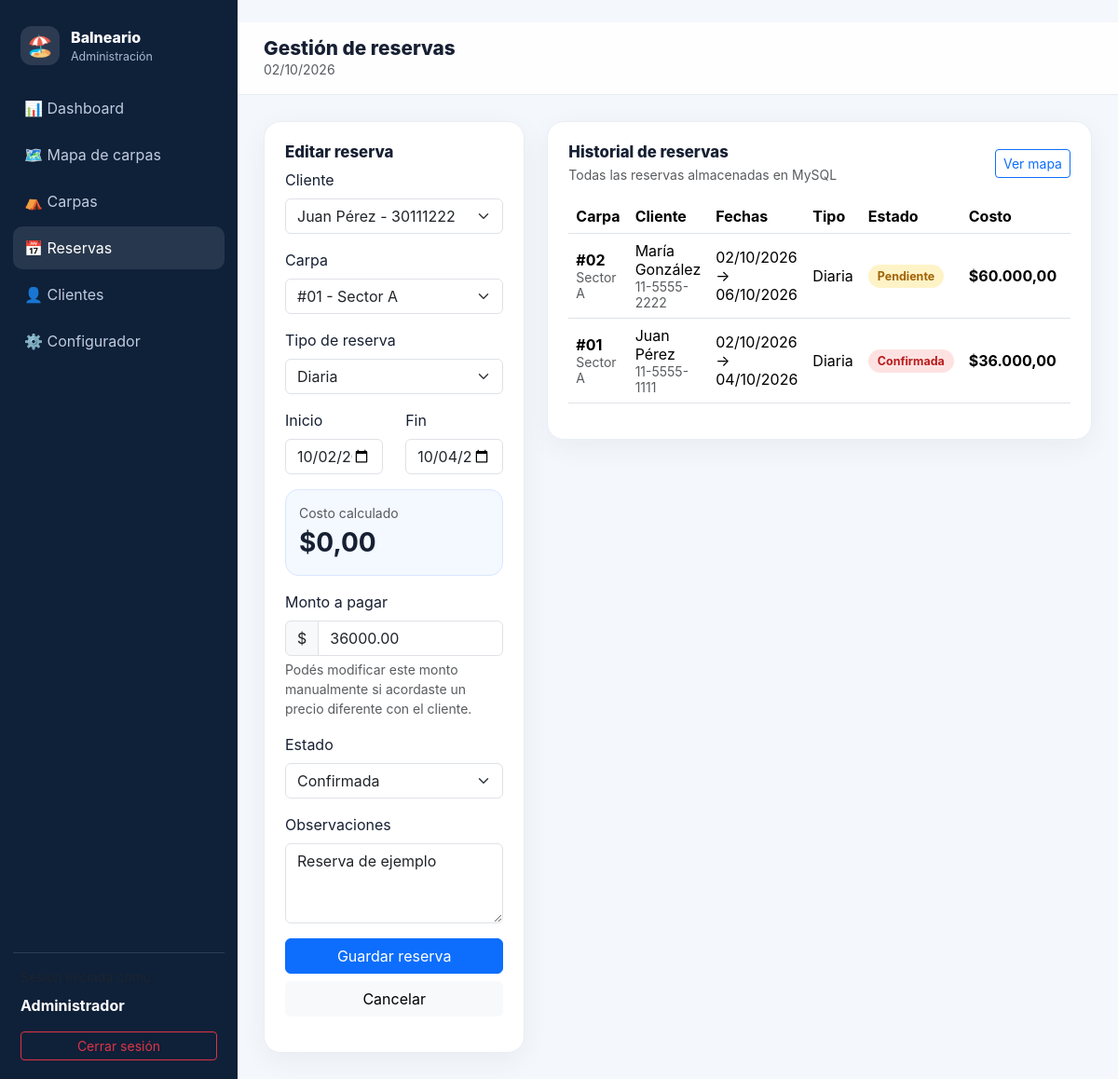
Screenshot of /reservas.php?editar=1 (signed in) with the database file from the repository.
### tables this page shows
CREATE TABLE reservas (
    id INT AUTO_INCREMENT PRIMARY KEY,
    carpa_id INT NOT NULL,
    cliente_id INT NOT NULL,
    tipo_reserva ENUM('diaria','quincenal','mensual','temporada') NOT NULL DEFAULT 'diaria',
    fecha_inicio DATE NOT NULL,
    fecha_fin DATE NOT NULL,
    estado ENUM('pendiente','confirmada','cancelada','finalizada') NOT NULL DEFAULT 'pendiente',
    costo_total DECIMAL(12,2) NOT NULL DEFAULT 0,
    observaciones TEXT,
    creado_en TIMESTAMP DEFAULT CURRENT_TIMESTAMP,
    actualizado_en TIMESTAMP DEFAULT CURRENT_TIMESTAMP ON UPDATE CURRENT_TIMESTAMP,
    CONSTRAINT fk_reserva_carpa FOREIGN KEY (carpa_id) REFERENCES carpas(id) ON DELETE RESTRICT,
    CONSTRAINT fk_reserva_cliente FOREIGN KEY (cliente_id) REFERENCES clientes(id) ON DELETE RESTRICT,
    INDEX idx_reserva_fechas (fecha_inicio, fecha_fin),
    INDEX idx_reserva_estado (estado)
);

CREATE TABLE clientes (
    id INT AUTO_INCREMENT PRIMARY KEY,
    nombre VARCHAR(120) NOT NULL,
    dni VARCHAR(30) NOT NULL UNIQUE,
    telefono VARCHAR(40) DEFAULT '',
    email VARCHAR(120) DEFAULT '',
    creado_en TIMESTAMP DEFAULT CURRENT_TIMESTAMP
);

CREATE TABLE carpas (
    id INT AUTO_INCREMENT PRIMARY KEY,
    numero VARCHAR(20) NOT NULL UNIQUE,
    sector VARCHAR(60) NOT NULL,
    fila INT NOT NULL DEFAULT 1,
    columna INT NOT NULL DEFAULT 1,
    pos_x INT NOT NULL DEFAULT 40,
    pos_y INT NOT NULL DEFAULT 40,
    precio_diario DECIMAL(10,2) NOT NULL DEFAULT 12000.00,
    precio_quincenal DECIMAL(10,2) NOT NULL DEFAULT 150000.00,
    precio_mensual DECIMAL(10,2) NOT NULL DEFAULT 250000.00,
    precio_temporada DECIMAL(10,2) NOT NULL DEFAULT 700000.00,
    activa TINYINT(1) NOT NULL DEFAULT 1,
    creado_en TIMESTAMP DEFAULT CURRENT_TIMESTAMP,
    INDEX idx_carpas_sector (sector)
);

### reservas.php (the view, shortened to what this page needs)
<?php
require_once "conexion.php";
$editar = null;
if (isset($_GET["editar"])) {
    $id = (int)$_GET["editar"];
    $stmt = $conexion->prepare("SELECT * FROM reservas WHERE id=?");
    $stmt->bind_param("i", $id);
    $stmt->execute();
    $editar = $stmt->get_result()->fetch_assoc();
}
$carpas = $conexion->query("
    SELECT
        id,
        numero,
        sector,
        precio_diario,
        precio_quincenal,
        precio_mensual,
        precio_temporada
    FROM carpas
    WHERE activa=1
    ORDER BY sector, numero
");
$clientes = $conexion->query("
    SELECT id, nombre, dni
    FROM clientes
    ORDER BY nombre
");
$lista = $conexion->query("
    SELECT
        r.*,
        c.numero,
        c.sector,
        cl.nombre,
        cl.dni,
        cl.telefono
    FROM reservas r
    INNER JOIN carpas c ON c.id = r.carpa_id
    INNER JOIN clientes cl ON cl.id = r.cliente_id
    ORDER BY r.fecha_inicio DESC, r.id DESC
");
require_once "header.php";
?>
<div class="row g-4">
    <div class="col-xl-4">
        <div class="card-soft">
            <h2 class="section-title">
                <?= $editar ? "Editar reserva" : "Nueva reserva" ?>
            </h2>
            <form method="post" id="formReserva">
                <div class="mb-3">
                    <label class="form-label">
                        Cliente
                    </label>
                    <select
                        class="form-select"
                        name="cliente_id"
                        required
                    >
                        <?php while ($c = $clientes->fetch_assoc()): ?>
                            <option
                                value="<?= $c["id"] ?>"
                                <?= ((int)($editar["cliente_id"] ?? 0) === (int)$c["id"]) ? "selected" : "" ?>
                            >
                                <?= htmlspecialchars($c["nombre"]) ?>
                                -
                            </option>
                        <?php endwhile; ?>
                    </select>
                </div>
                <div class="mb-3">
                    <label class="form-label">
                        Carpa
                    </label>
                    <select
                        class="form-select"
                        name="carpa_id"
                        id="carpaId"
                        required
                    >
                        <?php while ($c = $carpas->fetch_assoc()): ?>
                            <option
                                value="<?= $c["id"] ?>"
                                data-diario="<?= $c["precio_diario"] ?>"
                                data-quincenal="<?= $c["precio_quincenal"] ?>"
                                data-mensual="<?= $c["precio_mensual"] ?>"
                                data-temporada="<?= $c["precio_temporada"] ?>"
                                <?= ((int)($editar["carpa_id"] ?? 0) === (int)$c["id"]) ? "selected" : "" ?>
                            >
                                #<?= htmlspecialchars($c["numero"]) ?>
                            </option>
                        <?php endwhile; ?>
                    </select>
                </div>
                <div class="mb-3">
                    <label class="form-label">
                        Tipo de reserva
                    </label>
                    <select
                        class="form-select"
                        name="tipo_reserva"
                        id="tipoReserva"
                    >
                        <?php foreach (
                            [
                                "diaria" => "Diaria",
                                "quincenal" => "Quincenal",
                                "mensual" => "Mensual",
                                "temporada" => "Temporada completa"
                            ] as $v => $txt
                        ): ?>
                            <option
                                value="<?= $v ?>"
                                <?= (($editar["tipo_reserva"] ?? "diaria") === $v) ? "selected" : "" ?>
                            >
                                <?= $txt ?>
                            </option>
                        <?php endforeach; ?>
                    </select>
                </div>
                <div class="row">
                    <div class="col-6 mb-3">
                        <label class="form-label">
                            Inicio
                        </label>
                        <input
                            type="date"
                            class="form-control"
                            name="fecha_inicio"
                            id="fechaInicio"
                            required
                            value="<?= htmlspecialchars($editar["fecha_inicio"] ?? date("Y-m-d")) ?>"
                        >
                    </div>
                    <div class="col-6 mb-3">
                        <label class="form-label">
                            Fin
                        </label>
                        <input
                            type="date"
                            class="form-control"
                            name="fecha_fin"
                            id="fechaFin"
                            required
                            value="<?= htmlspecialchars($editar["fecha_fin"] ?? date("Y-m-d")) ?>"
                        >
                    </div>
                </div>
                <div class="estimate-box mb-3">
                    <div class="small text-muted">
                        Costo calculado
                    </div>
                    <div
                        class="fs-3 fw-bold"
                        id="costoCalculado"
                    >
                        $0,00
                    </div>
                </div>
                <div class="mb-3">
                    <label class="form-label">
                        Monto a pagar
                    </label>
                    <div class="input-group">
                        <span class="input-group-text">
                            $
                        </span>
                        <input
                            type="number"
                            class="form-control"
                            name="costo_total"
                            id="costoTotal"
                            min="0"
                            step="0.01"
                            required
                            value="<?= htmlspecialchars($editar["costo_total"] ?? "0") ?>"
                        >
                    </div>
                    <div class="form-text">
                        Podés modificar este monto manualmente si acordaste
                        un precio diferente con el cliente.
                    </div>
                </div>
                <div class="mb-3">
                    <label class="form-label">
                        Estado
                    </label>
                    <select
                        class="form-select"
                        name="estado"
                    >
                        <?php foreach (
                            [
                                "pendiente" => "Pendiente de pago",
                                "confirmada" => "Confirmada",
                                "cancelada" => "Cancelada",
                                "finalizada" => "Finalizada"
                            ] as $v => $txt
                        ): ?>
                            <option
                                value="<?= $v ?>"
                                <?= (($editar["estado"] ?? "pendiente") === $v) ? "selected" : "" ?>
                            >
                                <?= $txt ?>
                            </option>
                        <?php endforeach; ?>
                    </select>
                </div>
                <div class="mb-3">
                    <label class="form-label">
                        Observaciones
                    </label>
                    <textarea
                        class="form-control"
                        name="observaciones"
                        rows="3"
                    ><?= htmlspecialchars($editar["observaciones"] ?? "") ?></textarea>
                </div>
                <button class="btn btn-primary w-100">
                    Guardar reserva
                </button>
                <?php if ($editar): ?>
                    <a
                        href="reservas.php"
                        class="btn btn-light w-100 mt-2"
                    >
                        Cancelar
                    </a>
                <?php endif; ?>
            </form>
        </div>
    </div>
    <div class="col-xl-8">
        <div class="card-soft">
            <div class="d-flex justify-content-between align-items-center mb-3">
                <div>
                    <h2 class="section-title mb-1">
                        Historial de reservas
                    </h2>
                    <div class="text-muted small">
                        Todas las reservas almacenadas en MySQL
                    </div>
                </div>
                <a
                    href="mapa.php"
                    class="btn btn-outline-primary btn-sm"
                >
                    Ver mapa
                </a>
            </div>
            <div class="table-responsive">
                <table class="table align-middle">
                    <thead>
                        <tr>
                            <th>Carpa</th>
                            <th>Cliente</th>
                            <th>Fechas</th>
                            <th>Tipo</th>
                            <th>Estado</th>
                            <th>Costo</th>
                            <th></th>
                        </tr>
                    </thead>
                    <tbody>
                    <?php while ($r = $lista->fetch_assoc()): ?>
                        <tr>
                            <td>
                                <strong>
                                    #<?= htmlspecialchars($r["numero"]) ?>
                                </strong>
                                <div class="small text-muted">
                                    <?= htmlspecialchars($r["sector"]) ?>
                                </div>
                            </td>
                            <td>
                                <?= htmlspecialchars($r["nombre"]) ?>
                                <div class="small text-muted">
                                    <?= htmlspecialchars($r["telefono"]) ?>
                                </div>
                            </td>
                            <td>
                                <?= date("d/m/Y", strtotime($r["fecha_inicio"])) ?>
                                →
                                <?= date("d/m/Y", strtotime($r["fecha_fin"])) ?>
                            </td>
                            <td>
                                <?= ucfirst($r["tipo_reserva"]) ?>
                            </td>
                            <td>
                                <span class="status status-<?= htmlspecialchars($r["estado"]) ?>">
                                    <?= ucfirst($r["estado"]) ?>
                                </span>
                            </td>
                            <td>
                                <strong>
                                    $<?= number_format($r["costo_total"], 2, ",", ".") ?>
                                </strong>
                            </td>
                            <td class="text-end">
                            </td>
                        </tr>
                    <?php endwhile; ?>
                    </tbody>
                </table>
            </div>
        </div>
    </div>
</div>
<?php require_once "footer.php"; ?>

### estilos.css (style rules this page uses)
:root { --primary: #0d6efd; --bg: #f4f7fb; --card: #ffffff; --text: #172033; --muted: #6c7891; }
body { background: var(--bg); color: var(--text); font-family: Inter, system-ui, -apple-system, Segoe UI, Roboto, Arial, sans-serif; }
.card-soft { background: var(--card); border-radius: 18px; padding: 22px; border: 1px solid #e9eef5; box-shadow: 0 8px 30px rgba(22, 34, 51, .05); }
.section-title { font-size: 1.05rem; font-weight: 800; }
.status { display: inline-flex; align-items: center; border-radius: 999px; padding: 5px 10px; font-size: .78rem; font-weight: 700; }
.status-confirmada, .status-ocupado { background: #fee2e2; color: #b91c1c; }
.status-pendiente { background: #fef3c7; color: #a16207; }
.estimate-box { background: #f4f8ff; border: 1px solid #d8e7ff; border-radius: 14px; padding: 14px; }

### rows the page displays
reservas: cliente_id "Juan Pérez - 30111222", carpa_id "#01 - Sector A", tipo_reserva "Diaria", fecha_inicio "10/02/2026", fecha_fin "10/04/2026", costo_total "36000.00", estado "Confirmada", observaciones "Reserva de ejemplo", carpa.numero "01", carpa.sector "Sector A", cliente.nombre "Juan Pérez", cliente.telefono "11-5555-1111", fecha_inicio "02/10/2026", fecha_fin "04/10/2026", costo_total "36.000,00"
reservas: carpa.numero "02", carpa.sector "Sector A", cliente.nombre "María González", cliente.telefono "11-5555-2222", fecha_inicio "02/10/2026", fecha_fin "06/10/2026", tipo_reserva "Diaria", estado "Pendiente", costo_total "60.000,00"

### other values shown
$_SESSION["admin_nombre"] "Administrador"
$titulo "Gestión de reservas"
